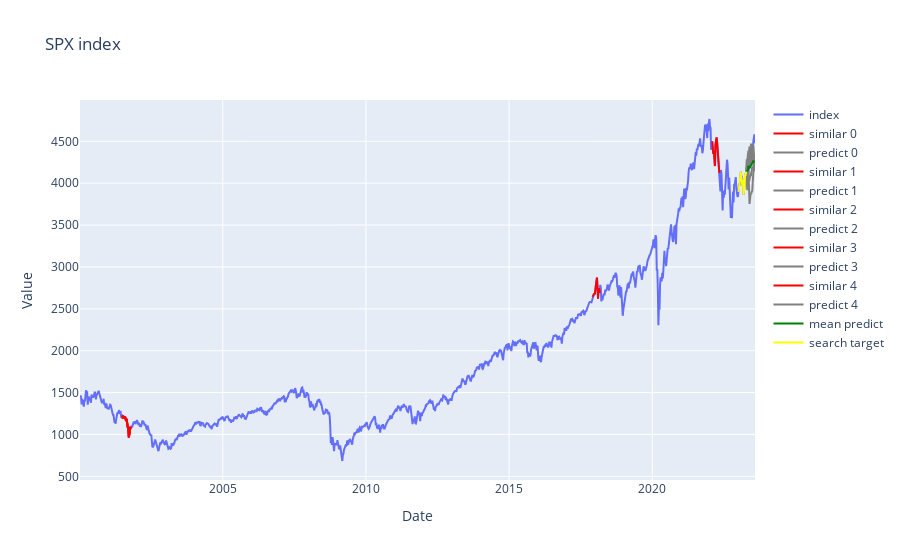
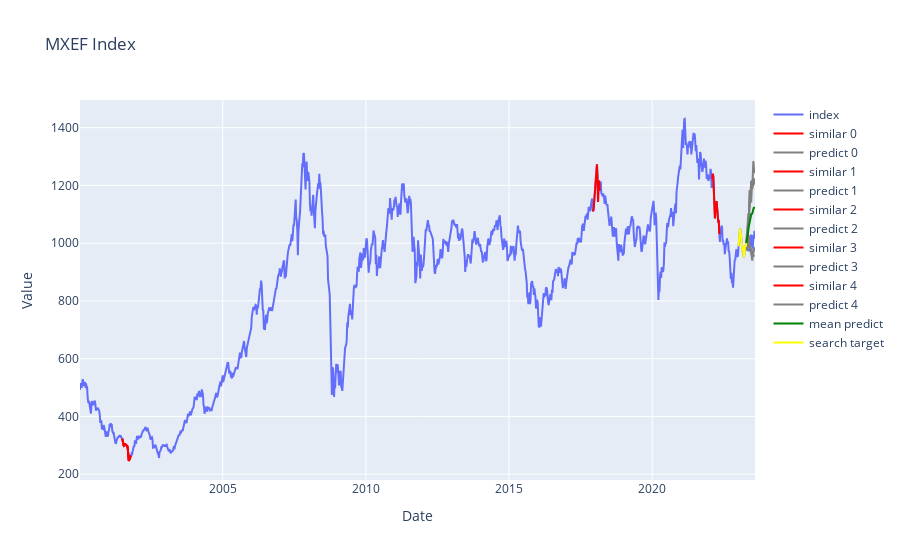
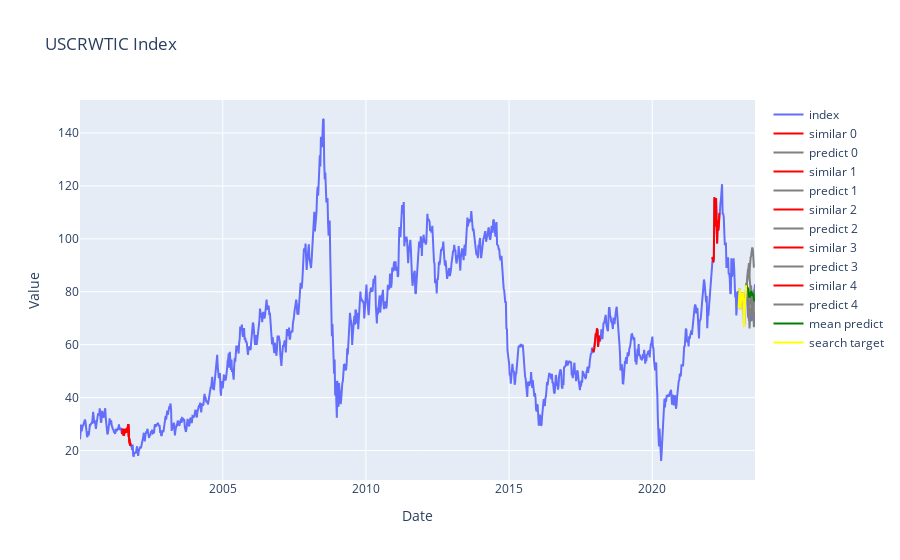
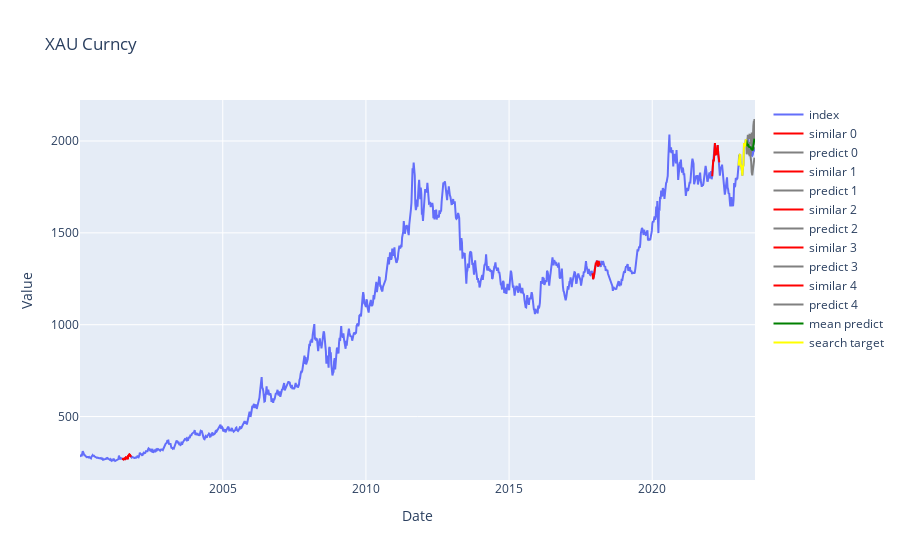

Write notebook code for charts like these, in order.
### Code cell
flex_tsmd = Flex_TSMD(asset_price_list, date_list, asset_pchange_list, p_date_list, asset_name_list)
windows = 14
windows_range = [13, 14, 15, 16]
flex_tsmd.fit(1200, windows, 5, windows_range)
flex_tsmd.transform(16)
flex_tsmd.plot()
